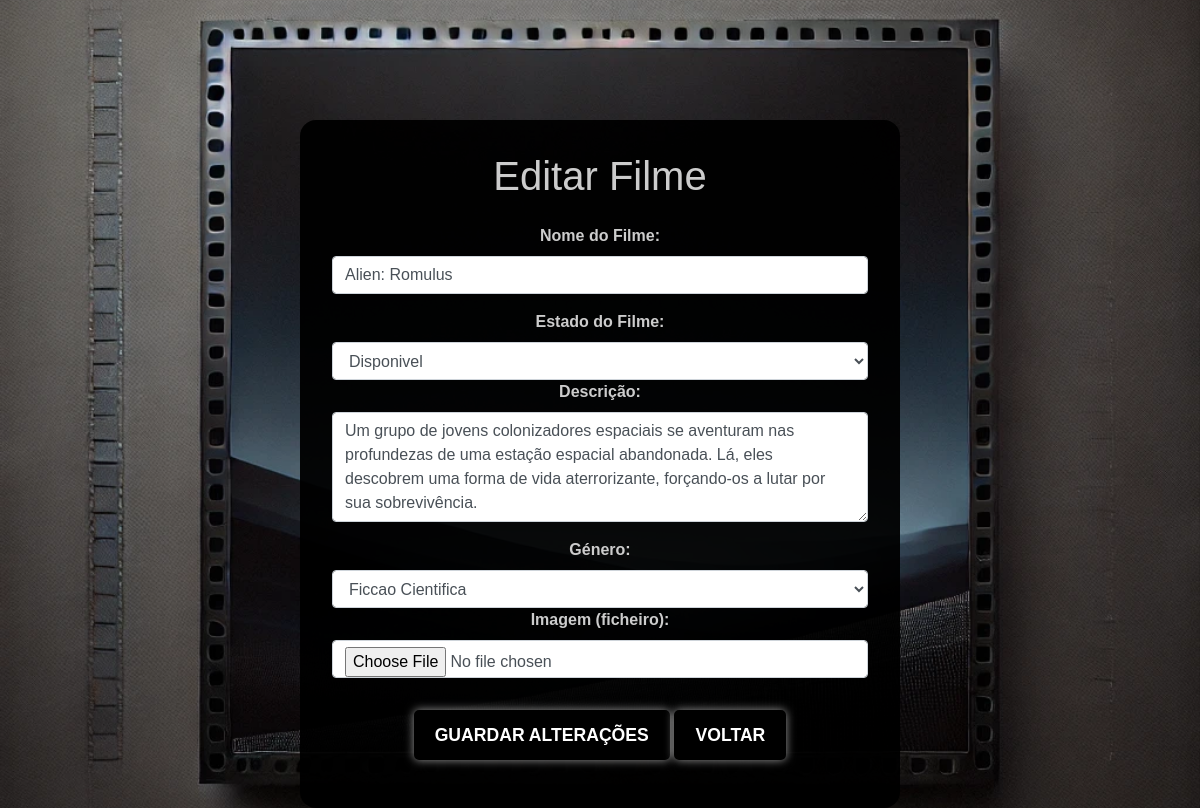
Page /paginas/editar_filme.php?id=2 on the committed database.
### tables this page shows
CREATE TABLE `filme` (
  `idFilme` int(2) NOT NULL,
  `nomeFilme` varchar(100) NOT NULL,
  `idEstadoFilme` int(1) NOT NULL,
  `descricao` varchar(500) NOT NULL,
  `idGenero` int(2) NOT NULL,
  `imagem` varchar(60) NOT NULL
);

CREATE TABLE `estadofilme` (
  `idEstadoFilme` int(1) NOT NULL,
  `descricao` varchar(20) NOT NULL
);

CREATE TABLE `generofilme` (
  `idGenero` int(2) NOT NULL,
  `descricao` varchar(30) NOT NULL
);

### paginas/editar_filme.php (the view, shortened to what this page needs)
<?php
$generos = [];
$sqlGenero = "SELECT idGenero, descricao FROM generofilme";
$resGenero = mysqli_query($conn, $sqlGenero);
while ($row = mysqli_fetch_assoc($resGenero)) {
    $generos[] = $row;
}
$estados = [];
$sqlEstado = "SELECT idEstadoFilme, descricao FROM estadofilme";
$resEstado = mysqli_query($conn, $sqlEstado);
while ($row = mysqli_fetch_assoc($resEstado)) {
    $estados[] = $row;
}
$id = $_GET['id'];
$sql = "SELECT * FROM filme WHERE idFilme = $id";
$resultado = mysqli_query($conn, $sql);
$filme = mysqli_fetch_assoc($resultado);
?>
<!DOCTYPE html>
<html lang="pt">
<head>
    <link href="https://stackpath.bootstrapcdn.com/bootstrap/4.5.2/css/bootstrap.min.css" rel="stylesheet">
    <link rel="stylesheet" href="style.css?v=1.0">
    <link rel="stylesheet" href="https://cdnjs.cloudflare.com/ajax/libs/font-awesome/5.15.4/css/all.min.css"
>
</head>
<body>
    <section class="vh-100 gradient-custom ">
        <div class="d-flex justify-content-center align-items-center h-100 mt-5">
            <div class="container-editar">
                <h1 class="mb-4">Editar Filme</h1>
                <form method="POST" enctype="multipart/form-data">
                    <label>Nome do Filme:</label>
                    <input type="text" name="nomeFilme" class="form-control" value="<?= $filme['nomeFilme'] ?>"
                        required>
                    <label>Estado do Filme:</label>
                    <select name="idEstadoFilme" class="form-control" required>
                        <?php foreach ($estados as $estado): ?>
                            <option value="<?= $estado['idEstadoFilme'] ?>"
                                <?= $filme['idEstadoFilme'] == $estado['idEstadoFilme'] ? 'selected' : '' ?>>
                                <?= $estado['descricao'] ?>
                            </option>
                        <?php endforeach; ?>
                    </select>
                    <label>Descrição:</label>
                    <textarea name="descricao" class="form-control" rows="4"
                        required><?= $filme['descricao'] ?></textarea>
                    <label>Género:</label>
                    <select name="idGenero" class="form-control" required>
                        <?php foreach ($generos as $genero): ?>
                            <option value="<?= $genero['idGenero'] ?>" <?= $filme['idGenero'] == $genero['idGenero'] ? 'selected' : '' ?>>
                                <?= $genero['descricao'] ?>
                            </option>
                        <?php endforeach; ?>
                    </select>
                    <label>Imagem (ficheiro):</label>
                    <input type="file" name="imagem" class="form-control" accept="image/*">
                    <button type="submit" class="btn btn-primary">Guardar Alterações</button>
                    <a href="pagina_gestao_filmes.php" class="btn btn-primary mt-3">Voltar</a>
                </form>
            </div>
        </div>
    </section>
</body>
</html>

### paginas/style.css (style rules this page uses)
body, h1, h2, h3, p, ul, li { margin: 0; padding: 0; }
h1, h2, h3, h4, h5, h6, p { margin-bottom: 20px; }
body { background-image: url('Imagens/background.png'); background-size: cover; background-repeat: no-repeat; background-position: center; background-attachment: fixed; }
body { font-family: Arial, sans-serif; }
section { padding: 50px 0; text-align: center; color: #cccccc; }
.btn { display: inline-block; padding: 10px 20px; border: 2px solid #000; border-radius: 5px; color: #000; background-color: transparent; text-decoration: none; text-transform: uppercase; transition: all 0.3s ease; }
.btn-primary { background-color: #000; border-color: #000; color: #fff; }
html, body { height: 100%; margin: 0; display: flex; flex-direction: column; }
label { font-weight: bold; }
input, textarea { margin-bottom: 1rem; }
.container-editar { background-color: rgba(0, 0, 0, 0.95); padding: 2rem; border-radius: 1rem; margin-top: 2rem; max-width: 600px; width: 100%; }
body { background-image: url('Imagens/background.png'); background-size: cover; background-repeat: no-repeat; color: white; }
a.btn { margin-bottom: 1rem; }
.btn-primary { font-weight: bold; font-size: 1.1rem; padding: 0.6rem 1.2rem; box-shadow: 0 0 10px rgba(255, 255, 255, 0.6); }

### rows in the picture
filme: nomeFilme "Alien: Romulus", idEstadoFilme "Disponivel", descricao "Um grupo de jovens colonizadores espaciais se aventuram nas profundezas de uma estação espacial abandonada. Lá, eles descobrem uma forma de vida aterrorizante, forçando-os a lutar por sua sobrevivência.", idGenero "Ficcao Cientifica"
